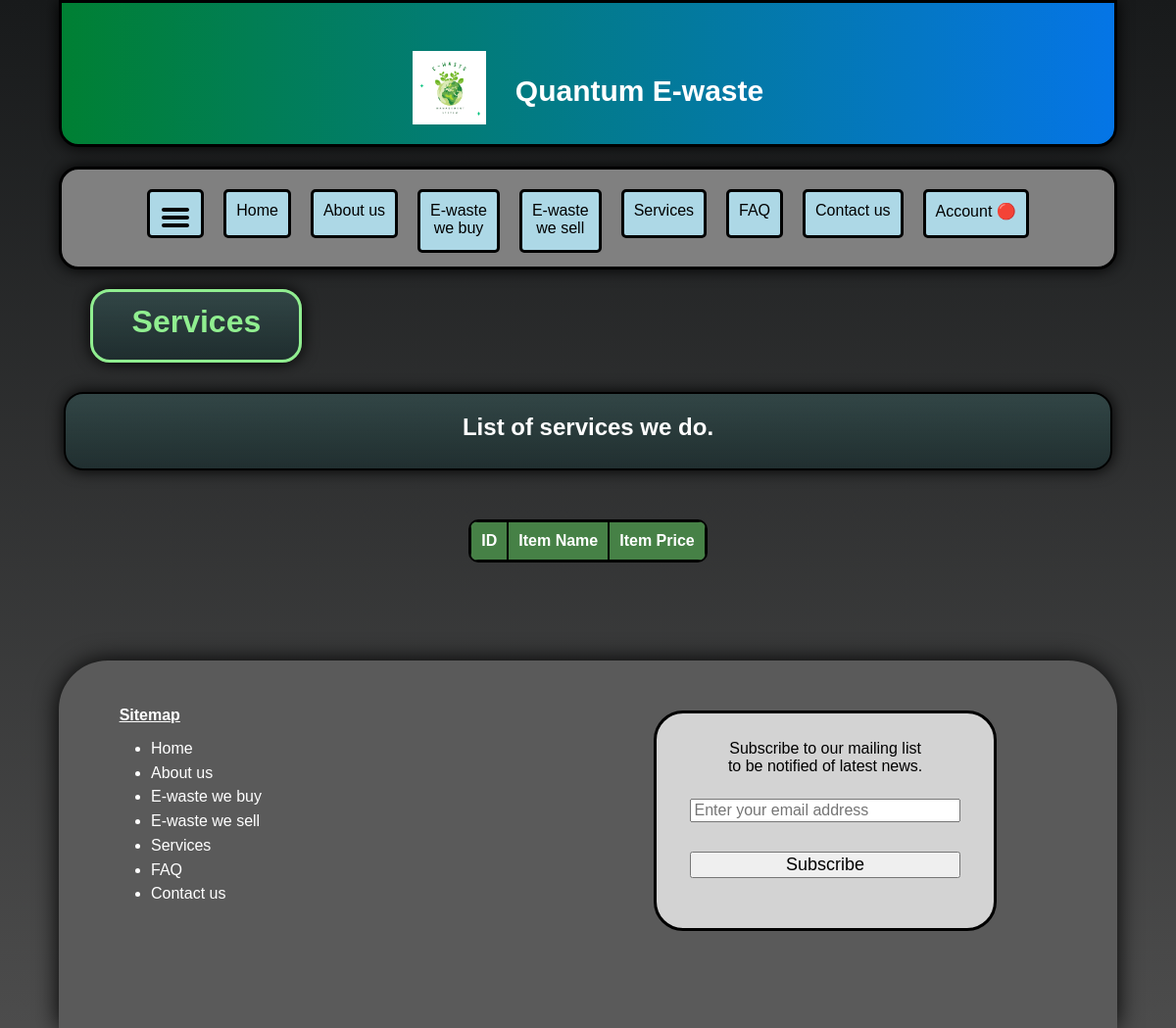
The app's page /services.php, older data.
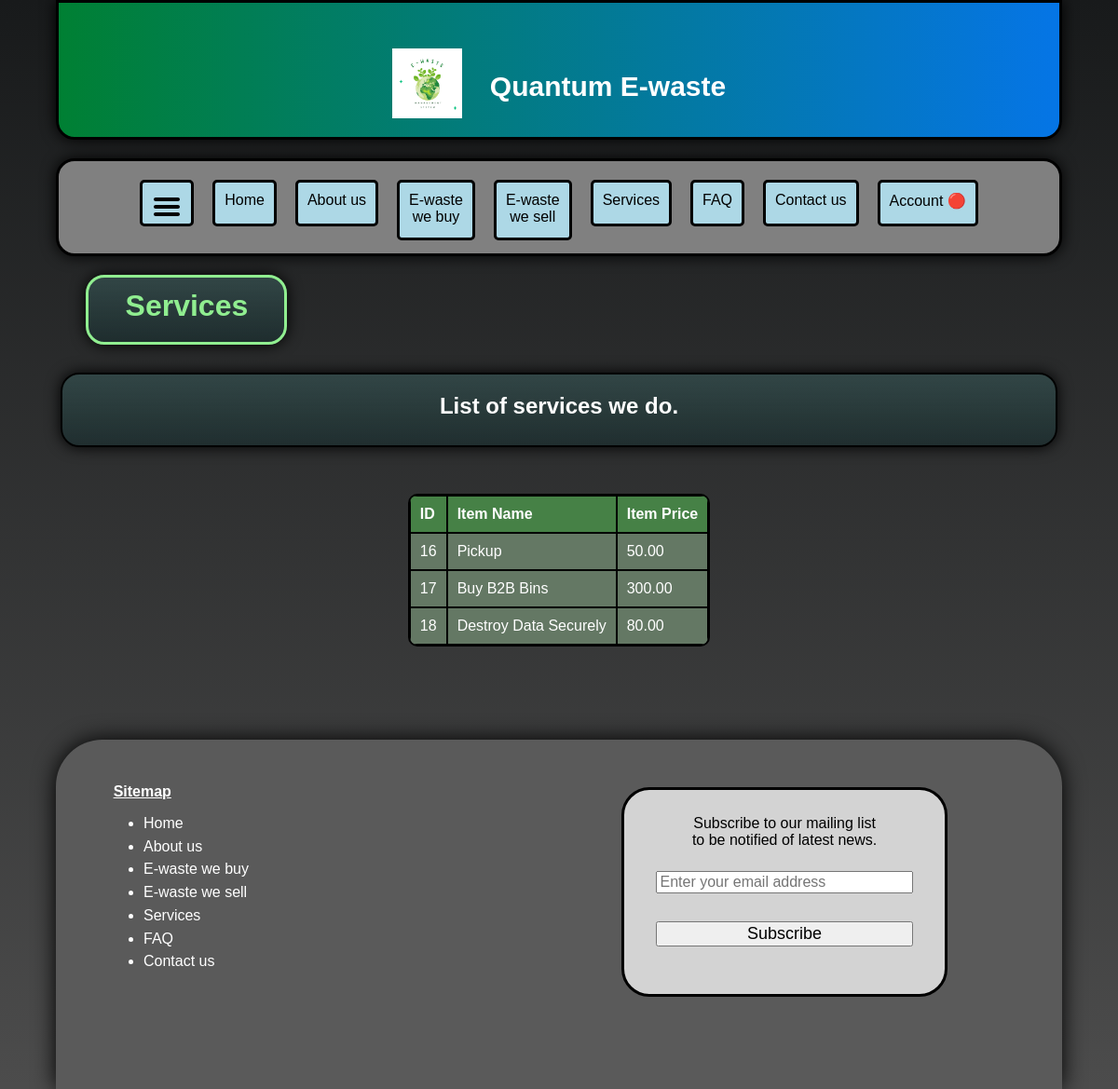
The same page, newer data.
### tables this page shows
CREATE TABLE `items` (
  `item_id` int(11) NOT NULL,
  `item_type` varchar(300) NOT NULL,
  `item_price` decimal(11,2) NOT NULL,
  `transaction_type` varchar(300) NOT NULL
);

### services.php (the view, shortened to what this page needs)
<!DOCTYPE html>
<html lang="en">
<head>
    <link href="css/styles.css" rel="stylesheet">
    <link href="css/navigation-bar-buttons.css" rel="stylesheet">
    <link href="css/dropdown-menu.css" rel="stylesheet">
    <link href="css/services.css" rel="stylesheet">
    <link href="css/styles-cp-mobile.css" rel="stylesheet">
    <link href="css/side-navigation-menu.css" rel="stylesheet">
</head>
<body>
    <div id="basket">
        <div id="header" class="website-title">
            <div class="title-and-image-container">
                <div class="title-and-image-content">
                    <img class="header-image" src="images/logo-image.png" alt="Greening planet earth." title="Greening planet earth.">
                </div>
                <div class="title-and-image-content">
                    Quantum E-waste
                </div>
            </div>
        </div>
        <div id="menu-buttons">
            <div>
                <a class="black-hyperlink" href="javascript:void(0)" onclick="openNav()">
                    <div class="menu-button">
                        <img src="images/Hamburger_icon.svg" alt="Hamburger button icon for side navigation menu." title="Hamburger button icon for side navigation menu.">
                    </div>
                </a>
            </div>
            <div>
                <a class="black-hyperlink" href="index.php">
                    <div class="menu-button">
                        Home
                    </div>
                </a>
            </div>
            <div>
                <a class="black-hyperlink" href="about-us.php">
                    <div class="menu-button">
                        About us
                    </div>
                </a>
            </div>
            <div>
                <a class="black-hyperlink" href="e-waste/we-buy.php">
                    <div class="menu-button-2">
                        E-waste<br>we buy
                    </div>
                </a>
            </div>
            <div>
                <a class="black-hyperlink" href="e-waste/we-sell.php">
                    <div class="menu-button-2">
                        E-waste<br>we sell
                    </div>
                </a>
            </div>
            <div>
                <a class="black-hyperlink" href="#">
                    <div class="menu-button">
                        Services
                    </div>
                </a>
            </div>
            <div>
                <a class="black-hyperlink" href="faq.php">
                    <div class="menu-button">
                        FAQ
                    </div>
                </a>
            </div>
            <div>
                <a class="black-hyperlink" href="contact-us.php">
                    <div class="menu-button">
                        Contact us
                    </div>
                </a>
            </div>
            <div>
                <a class="black-hyperlink" href="javascript:void(0)">
                    <div class="dropdown">
                        <div class="menu-button">
                            <?php
                            if (isset($_SESSION['email_address'])) {
                                echo "Account &#128994;";
                            }
                            else {
                                echo "Account &#128308;";
                            }
                            ?>
                        </div>
                    </div>
                </a>
            </div>
        </div>
        <div class="page-title-banner-container">
            <div class="page-title-banner-content">Services</div>
        </div>
        <div id="contents-1-container">
            <div id="contents-1-content">
                <h2>List of services we do.</h2>
            </div>
        </div>
        <div>
            <div class="services-table">
                <?php
                include 'php/connection.php';
                $html = <<<HTML
                <table border=1>
                    <tr>
                        <th>ID</th>
                        <th>Item Name</th>
                        <th>Item Price</th>
                    </tr>
                HTML;
                echo $html;
                $query_table_rows = "SELECT * FROM `items`
                                    WHERE transaction_type = 'service'
                                    ORDER BY item_id ASC";
                $result_table_rows = mysqli_query($connection, $query_table_rows);
                while($row = mysqli_fetch_assoc($result_table_rows)) {
                    $html = <<<HTML
                    <tr>
                        <td>{$row['item_id']}</td>
                        <td>{$row['item_type']}</td>
                        <td>{$row['item_price']}</td>
                    </tr>
                    HTML;
                    echo $html;
                }
                echo '</table>';
                ?>
            </div>
        </div>
        <div id="footer-container" class="footer-text">
            <div id="footer-container-2">
                <p class="footer-text-2">Sitemap</p>
                <ul>
                    <a class="white-hyperlink" href="index.php" class="white">
                        <li class="padding-bottom">Home</li>
                    </a>
                    <a class="white-hyperlink" href="about-us.php" class="white">
                        <li class="padding-bottom">About us</li>
                    </a>
                    <a class="white-hyperlink" href="e-waste/we-buy.php" class="white">
                        <li class="padding-bottom">E-waste we buy</li>
                    </a>
                    <a class="white-hyperlink" href="e-waste/we-sell.php" class="white">
                        <li class="padding-bottom">E-waste we sell</li>
                    </a>
                    <a class="white-hyperlink" href="#" class="white">
                        <li class="padding-bottom">Services</li>
                    </a>
                    <a class="white-hyperlink" href="faq.php" class="white">
                        <li class="padding-bottom">FAQ</li>
                    </a>
                    <a class="white-hyperlink" href="contact-us.php" class="white">
                        <li class="padding-bottom">Contact us</li>
                    </a>
                </ul>
            </div>
            <div id="footer-container-3">
                <p class="black-text">Subscribe to our mailing list<br>to be notified of latest news.</p>
                <div class="subscription-form">
                    <form action="" method="post">
                        <input type="email" name="email" placeholder="Enter your email address" class="subscribe-textbox" required>
                        <input type="submit" value="Subscribe" class="subscribe-button">
                    </form>
                </div>
            </div>
        </div>
    </div>
</body>
</html>

### css/styles.css (style rules this page uses)
* { box-sizing: border-box }
body { margin: 0; font-family: Verdana, sans-serif; background: linear-gradient(rgba(24, 26, 27, 1), rgba(0, 0, 0, 0.7)); background-size: 100% 100%; background-repeat: no-repeat; background-attachment: fixed; }
.black-hyperlink { color: black; text-decoration: none; }
#basket { width: 1080px; margin: 0 auto; }
#header { height: 150px; width: 1080px; background: linear-gradient(to right, #008033, #0575e6); border-style: solid; text-align: center; border-radius: 0px 0px 20px 20px; z-index: 1; box-shadow: 0px 0px 16px 0px black; }
.website-title { font-weight: bold; font-size: 30px; z-index: 1; }
.title-and-image-container { display: flex; justify-content: center; align-items: center; height: 180px; }
.title-and-image-content { margin-left: 15px; margin-right: 15px; color: white; }
.header-image { height: 75px; width: 75px; }
#footer-container { background-color: rgb(90, 90, 90); width: 1080px; height: 375px; border-radius: 50px 50px 0px 0px; box-shadow: 0px 0px 24px 0px black; }
#footer-container-2 { padding-top: 3%; float: left; }
.footer-text { color: white; padding-left: 5%; }
.footer-text-2 { font-weight: bold; text-decoration: underline; padding-left: 5%; }
.black-text { color: black; }
.white-hyperlink { color: white; text-decoration: none; }
#footer-container-3 { background-color: lightgray; float: left; text-align: center; border-style: solid; border-width: 3px; border-color: black; width: 350px; height: 225px; margin-left: 39%; padding-top: 1%; margin-top: 5%; border-radius: 30px; }
.subscribe-textbox { width: 80%; font-size: 16px; }
.subscribe-button { width: 80%; font-size: 16px; }
.padding-bottom { padding-bottom: 6%; }
input[type="submit"] { font-size: 18px; }

### css/navigation-bar-buttons.css (style rules this page uses)
#menu-buttons { margin-right: 20px; background: gray; border-style: solid; height: 105px; width: 1080px; padding-top: 20px; display: flex; justify-content: center; gap: 10px; position: sticky; top: 1%; border-radius: 20px; z-index: 5; box-shadow: 0px 0px 16px 0px black; }
.menu-button { height: 50px; background-color:lightblue; border-style: solid; text-align: center; float: left; padding: 10px; margin-left: 5px; margin-right: 5px; vertical-align: middle; -webkit-transition: background-color 0.3s, transform 0.3s linear; -moz-transition: background-color 0.3s, transform 0.3s linear; -ms-transition: background-color 0.3s, transform 0.3s linear; -o-transition: background-color 0.3s, transform 0.3s linear; transition: background-color 0.3s, transform 0.3s linear; border-radius: 5px; }
.menu-button-2 { height: 65px; background-color:lightblue; border-style: solid; text-align: center; float: left; padding: 10px; margin-left: 5px; margin-right: 5px; vertical-align: middle; -webkit-transition: background-color 0.3s, transform 0.3s linear; -moz-transition: background-color 0.3s, transform 0.3s linear; -ms-transition: background-color 0.3s, transform 0.3s linear; -o-transition: background-color 0.3s, transform 0.3s linear; transition: background-color 0.3s, transform 0.3s linear; border-radius: 5px; }

### css/dropdown-menu.css (style rules this page uses)
.dropdown { position: relative; display: inline-block; }
.dropdown-content a { color: black; padding: 12px 16px; text-decoration: none; display: block; transition: all ease-in .2s; -o-transition: all ease-in .2s; -ms-transition: all ease-in .2s; -moz-transition: all ease-in .2s; -webkit-transition: all ease-in .2s; }

Row changes from the older to the newer data that the page shows:
added items: item_id "16", item_type "Pickup", item_price "50.00"
added items: item_id "17", item_type "Buy B2B Bins", item_price "300.00"
added items: item_id "18", item_type "Destroy Data Securely", item_price "80.00"
